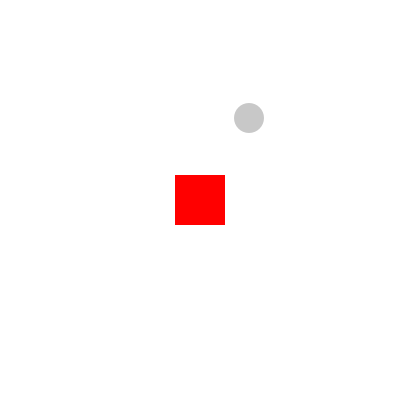
Frame 1 (no input)
Frame 60 (the mouse pressed at the canvas centre just before this capture): identical to frame 1, image omitted
Frame 120 (the mouse held since frame 60 and released just before this capture): identical to frame 1, image omitted

The Processing sketch that drew this single still picture (run headless with seeded random() and noise(); from frame 60 on, the mouse is pressed at the canvas centre):

// Processing sketch: rectBall_Example
// ── rectBall_Example.pde
/*
RECT/BALL COLLISION DETECTION
 Jeff Thompson
 Fall 2011
 
 Built from this fantastic example by Matt Worden:
 http://vband3d.tripod.com/visualbasic/tut_mixedcollisions.htm
 
 www.jeffreythompson.org
 */

int youX, youY;        // x,y position of "you"
int youW = 50;         // width
int youH = 50;         // height
int speed = 2;         // speed to move you around

int ballX, ballY;      // x,y position of the ball - will be randomly placed in the setup
int ballSize = 30;    // assumes a circle - elliptical collision is VERY complicated


void setup() {

  // BASIC SETUP STUFF
  size(400, 400);
  smooth();
  noStroke();
  rectMode(CENTER);  // draw from center

  // PLACE "YOU" IN THE CENTER
  youX = width/2;
  youY = height/2;

  // STATIC BALL IN RANDOM POSITION ON SCREEN
  ballX = int(random(ballSize, width-ballSize));
  ballY = int(random(ballSize, height-ballSize));
}

void draw() {

  // REDRAW EACH FRAME
  background(255);

  // TEST FOR COLLISION
  // returns true if hit, false if not
  if (rectBall(youX, youY, youW, youH, ballX, ballY, ballSize) == true) {
    fill(0);
  }
  else {
    fill(200);
  }

  // DRAW STATIC BALL
  ellipse(ballX, ballY, ballSize, ballSize);

  // DRAW "YOU"
  fill(255, 0, 0);
  rect(youX, youY, youW, youH);

  // IF ARROW KEYS ARE PRESSED, UPDATE "YOU" POSITION
  if (keyPressed) {
    if (key == CODED) {
      if (keyCode == LEFT) {
        youX -= speed;
      }
      if (keyCode == RIGHT) {
        youX += speed;
      }
      if (keyCode == UP) {
        youY -= speed;
      }
      if (keyCode == DOWN) {
        youY += speed;
      }
    }
  }
}

/* 
 RECT/BALL COLLISION FUNCTION
 Actually quite a bit harder than it looks!
 Built from an example by Matt Worden (http://vband3d.tripod.com/visualbasic/tut_mixedcollisions.htm)
 
 Takes 7 arguments:
 + x,y position of the first ball - in this case "you"
 + width and height of rect
 + x,y position of the second ball
 + diameter of second ball
 
 */

boolean rectBall(int rx, int ry, int rw, int rh, int bx, int by, int d) {

  // first test the edges (this is necessary if the rectangle is larger
  // than the ball) - do this with the Pythagorean theorem

  // if ball entire width position is between rect L/R sides
  if (bx+d/2 >= rx-rw/2 && bx-d/2 <= rx+rw/2 && abs(ry-by) <= d/2) {
    return true;
  }
  // if not, check if ball's entire height is between top/bottom of the rect
  else if (by+d/2 >= ry-rh/2 && by-d/2 <= ry+rh/2 && abs(rx-bx) <= d/2) {
    return true;
  }

  // if that doesn't return a hit, find closest corner
  // this is really just a point, so we can test if we've hit it 
  // upper-left
  float xDist = (rx-rw/2) - bx;  // same as ball/ball, but first value defines point, not center
  float yDist = (ry-rh/2) - by;
  float shortestDist = sqrt((xDist*xDist) + (yDist * yDist));

  // upper-right
  xDist = (rx+rw/2) - bx;
  yDist = (ry-rh/2) - by;
  float distanceUR = sqrt((xDist*xDist) + (yDist * yDist));
  if (distanceUR < shortestDist) {  // if this new distance is shorter...
    shortestDist = distanceUR;      // ... update
  }

  // lower-right
  xDist = (rx+rw/2) - bx;
  yDist = (ry+rh/2) - by;
  float distanceLR = sqrt((xDist*xDist) + (yDist * yDist));
  if (distanceLR < shortestDist) {
    shortestDist = distanceLR;
  }

  // lower-left
  xDist = (rx-rw/2) - bx;
  yDist = (ry+rh/2) - by;
  float distanceLL = sqrt((xDist*xDist) + (yDist * yDist));
  if (distanceLL < shortestDist) {
    shortestDist = distanceLL;
  }

  // test for collision
  if (shortestDist < d/2) {  // if less than radius
    return true;             // return true
  }
  else {                     // otherwise, return false
    return false;
  }
}
